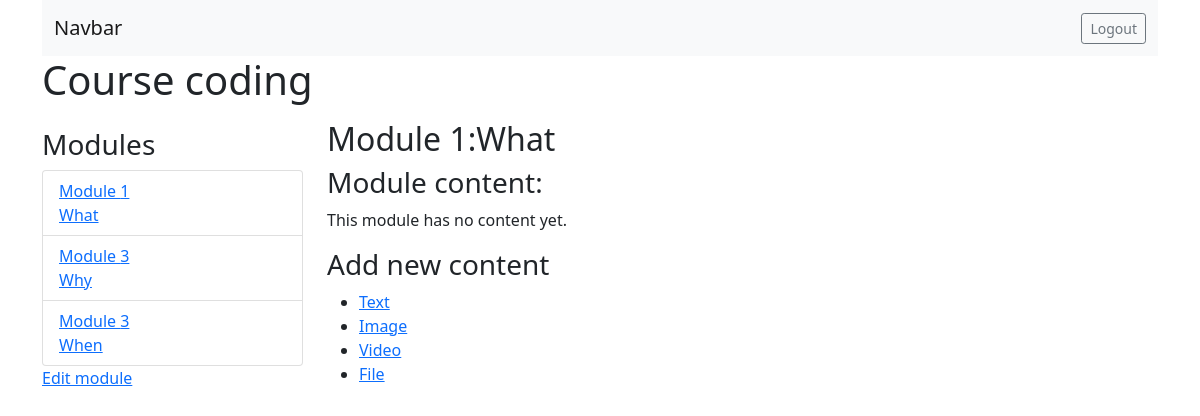
Page /course/module/11 (signed in) on the committed database.
### courses/models.py (models this page shows, shortened)
class Course(models.Model):
    owner = models.ForeignKey(User, on_delete=models.CASCADE, related_name='created_by')
    subject = models.ForeignKey(Subject, on_delete=models.CASCADE, related_name='courses')
    title = models.CharField(max_length=255)
    slug = models.SlugField(max_length=255, unique=True)
    overview = models.TextField()
    created = models.DateTimeField(auto_now_add=True)
    class Meta:
        ordering = ['-created']

class Module(models.Model):
    course = models.ForeignKey(Course, on_delete=models.CASCADE, related_name='modules')
    title = models.CharField(max_length=255)
    description = models.TextField(blank=True, null=True)
    order = OrderField(blank=True, for_fields=['course'])
    class Meta:
        ordering = ['order']

### courses/views.py (the view)
# urls.py: path('module/<int:module_id>', views.ModuleContentListView.as_view(), name='module_content_list'),
class ModuleContentListView(TemplateResponseMixin, View):
    template_name = 'courses/manage/module/content_list.html'
    def get(self,request, module_id):
        module = get_object_or_404(Module, id=module_id, course__owner=request.user)
        return self.render_to_response({'module': module})

### courses/templates/courses/manage/module/content_list.html (shortened to what this page needs)
{% extends 'courses/base.html' %}
{% load course %}
{% block content %}
    {% with course=module.course %}
        <h1 class="mb-3">Course {{course.title}}</h1>
        <div class="row row-col-2">
            <div class="modules mt-2 col-3">
                <h3>Module{{course.modules.all.count|pluralize}}</h3>
                <ul id="modules" class="list-group">
                    {% for m in course.modules.all %}
                        <li data-id="{{m.id}}" class="list-group-item">
                            <a href="{% url 'module_content_list' m.id %}">
                                <span>Module <span class="order">{{m.order|add:1}}</span></span>
                                <br>
                                {{m.title}}
                            </a>
                        </li>
                    {% empty %}
                        <li>No module yet</li>
                    {% endfor %}
                </ul>
                <p><a href="{% url 'course_module_update' course.id %}">Edit module</a></p>
            </div>
            <div class="modules col">
                <h2>Module {{module.order|add:1}}:{{module.title}}</h2>
                <h3>Module content:</h3>
                <div class="mt-2" id="modules-contents">
                    {% for content in module.contents.all %}
                    <div class="card p-2" data-id="{{content.id}}">
                        {% with item=content.item %}
                            <p>{{item}}--{{item|model_name}}</p>
                            <a href="{% url 'module_content_update' module.id item|model_name item.id %}" class="card-link">Edit</a>
                            <form action="{% url 'module_content_delete' content.id %}" method="POST" class="card-link">
                                {% csrf_token %}
                                <input type="submit" value="Delete">
                            </form>
                        {% endwith %}
                    </div>
                    {% empty %}
                        <p>This module has no content yet.</p>
                    {% endfor %}
                </div>
                <h3>Add new content</h3>
                <ul>
                    <li>
                        <a href="{% url 'module_content_create' module.id 'text' %}">Text</a>
                    </li>
                    <li>
                        <a href="{% url 'module_content_create' module.id 'image' %}">Image</a>
                    </li>
                    <li>
                        <a href="{% url 'module_content_create' module.id 'video' %}">Video</a>
                    </li>
                    <li>
                        <a href="{% url 'module_content_create' module.id 'file' %}">File</a>
                    </li>
                </ul>
            </div>
        </div>
    {% endwith %}
{% endblock content %}

### rows in the picture
Course: title "coding"
Module: order|add "1", title "What"
Module: order|add "3", title "Why"
Module: order|add "3", title "When"
